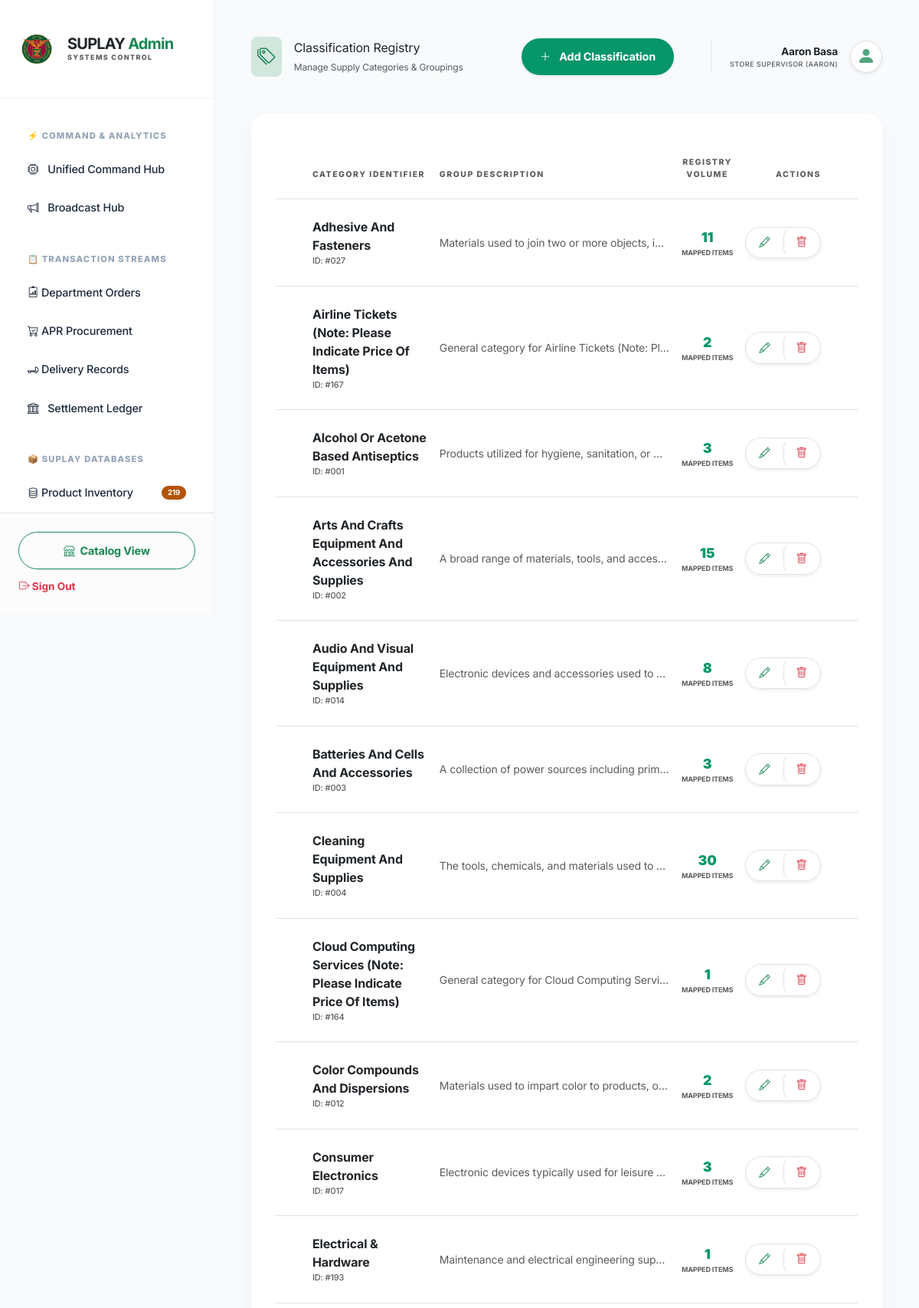
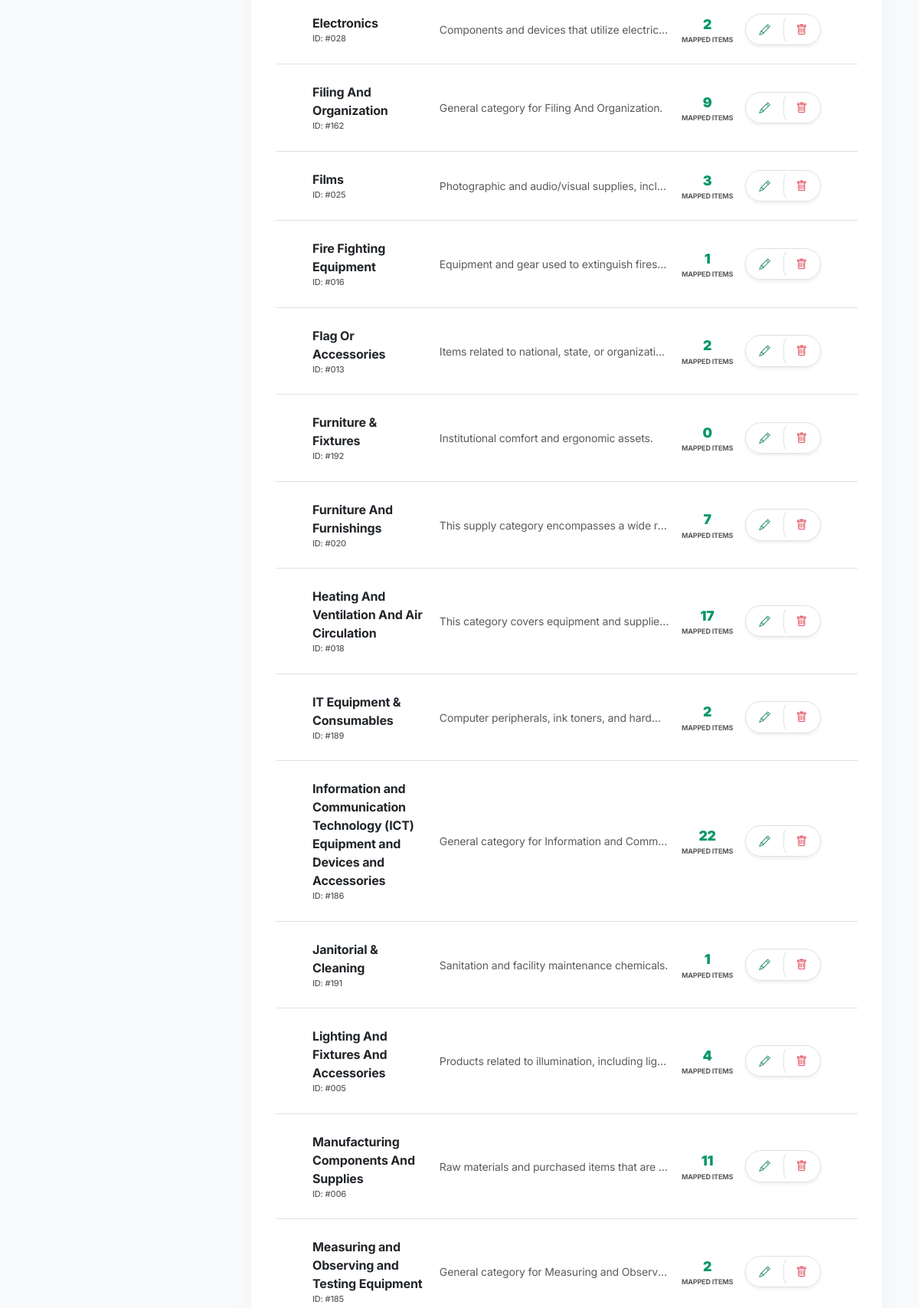
Page /categories/ (signed in, upper part) on the committed database (2 pictures, top to bottom).
### supplies/models.py (models this page shows, shortened)
class UserProfile(models.Model):
    ROLE_CHOICES = [
        ('dept_ao', 'Department Admin Officer'),
        ('unit_head', 'Head of Unit / Office'),
        ('store_ao', 'Store Admin Officer (Egay)'),
        ('store_sup', 'Store Supervisor (Aaron)'),
        ('spmo_chief', 'SSPMO Chief (Isagani)'),
    ]
    user = models.OneToOneField(User, on_delete=models.CASCADE, related_name='profile')
    department = models.ForeignKey(Department, on_delete=models.SET_NULL, null=True, blank=True, related_name='profiles')
    role = models.CharField(max_length=20, choices=ROLE_CHOICES, default='dept_ao')

class Category(models.Model):
    name = models.CharField(max_length=255)
    description = models.TextField(blank=True)
    class Meta:
        verbose_name_plural = "Categories"
        ordering = ['name']

### supplies/views/admin_views.py (the view)
# urls.py: path('categories/', views.category_list, name='category_list'),
@user_passes_test(lambda u: u.is_staff)
def category_list(request):
    base_template = "supplies/admin_base.html"
    if request.headers.get('HX-Request') or request.META.get('HTTP_HX_REQUEST'):
        base_template = "supplies/includes/admin_partial.html"
    categories = Category.objects.annotate(product_count=Count('product')).order_by('name')
    return render(request, 'supplies/category_list.html', {'categories': categories, 'base_template': base_template})

### supplies/context_processors.py (called while the page is built)
def sidebar_pulse(request):
    if not request.user.is_authenticated or not request.user.is_staff:
        return {}
    try:
        pulse_data = {
            'pulse_pending_orders': Order.objects.filter(status='pending').count(),
            'pulse_open_aprs': APRRequest.objects.exclude(status__in=['CLOSED', 'CANCELLED']).count(),
            'pulse_low_stock': Product.objects.filter(stock__lte=F('reorder_point')).count(),
            'pulse_incoming_deliveries': APRRequest.objects.filter(status__in=['SENT', 'PAID', 'PARTIALLY_RECEIVED']).count(),
        }
    except Exception:
        pulse_data = {}
    return pulse_data

### supplies/templates/supplies/category_list.html (shortened to what this page needs)
{% extends base_template|default:'supplies/admin_base.html' %}
{% load static %}
{% block header_title %}
<div class="d-flex align-items-center justify-content-between w-100 pe-4">
    <div class="d-flex align-items-center">
        <div class="bg-success-subtle p-2 rounded-3 me-3" style="background-color: rgba(5, 150, 105, 0.1);">
            <i class="bi bi-tags fs-4 text-success"></i>
        </div>
        <div>
            <span class="text-dark d-block">Classification Registry</span>
            <span class="text-muted small fw-normal" style="font-size: 0.75rem;">Manage Supply Categories & Groupings</span>
        </div>
    </div>
    <a href="{% url 'add_category' %}" hx-get="{% url 'add_category' %}" hx-target="#admin-panel" hx-push-url="true" class="btn btn-success rounded-pill px-4 shadow-sm fw-bold border-0">
        <i class="bi bi-plus-lg me-2"></i> Add Classification
    </a>
</div>
{% endblock %}
{% block content %}
<div class="card border-0 shadow-sm rounded-4 overflow-hidden w-100 mb-5">
    <div class="table-responsive">
        <table class="table table-hover align-middle mb-0">
            <thead class="bg-light-subtle">
                <tr>
                    <th class="ps-5 py-4 text-uppercase small fw-extrabold text-muted ls-wide">Category Identifier</th>
                    <th class="py-4 text-uppercase small fw-extrabold text-muted ls-wide">Group Description</th>
                    <th class="py-4 text-uppercase small fw-extrabold text-muted ls-wide text-center">Registry Volume</th>
                    <th class="pe-5 py-4 text-uppercase small fw-extrabold text-muted ls-wide text-end">Actions</th>
                </tr>
            </thead>
            <tbody class="border-top-0">
                {% for cat in categories %}
                <tr class="office-row">
                    <td class="ps-5 py-4">
                        <div class="fw-bold text-dark fs-6">{{ cat.name }}</div>
                        <div class="text-muted smaller fw-medium" style="font-size: 11px;">ID: #{{ cat.id|stringformat:"03d" }}</div>
                    </td>
                    <td class="py-4">
                        <div class="text-muted small text-truncate" style="max-width: 300px;">{{ cat.description|default:"No description provided" }}</div>
                    </td>
                    <td class="text-center py-4">
                        <div class="fw-black text-Emerald" style="font-size: 1.1rem;">{{ cat.product_count }}</div>
                        <div class="text-muted smaller fw-bold" style="font-size: 9px; text-transform: uppercase;">Mapped Items</div>
                    </td>
                    <td class="pe-5 text-end py-4">
                        <div class="btn-group rounded-pill overflow-hidden border shadow-sm ms-auto" style="width: fit-content;">
                            <a href="{% url 'edit_category' cat.pk %}"
                               hx-get="{% url 'edit_category' cat.pk %}"
                               hx-target="#admin-panel"
                               hx-push-url="true"
                               class="btn btn-white px-3 py-2" title="Edit Category"><i class="bi bi-pencil text-success"></i></a>
                            <form action="{% url 'delete_category' cat.pk %}" method="post" style="display:inline;" onsubmit="return confirm('Delete this classification? Warning: This may affect product mapping.')">
                                <button type="submit" class="btn btn-white px-3 py-2 border-start" title="Delete Category"><i class="bi bi-trash text-danger"></i></button>
                            </form>
                        </div>
                    </td>
                </tr>
                {% endfor %}
            </tbody>
        </table>
    </div>
</div>
{% endblock %}

### supplies/templates/supplies/admin_base.html (shortened to what this page needs)
<!DOCTYPE html>
{% load static %}
<html lang="en">
<head>
    <link href="https://cdn.jsdelivr.net/npm/bootstrap@5.3.0/dist/css/bootstrap.min.css" rel="stylesheet">
    <link rel="stylesheet" href="https://cdn.jsdelivr.net/npm/bootstrap-icons@1.11.0/font/bootstrap-icons.css">
</head>
<body>
    <nav id="sidebar">
        <div class="sidebar-header" style="padding: 2.5rem 1.5rem;">
            <div class="d-flex align-items-center gap-3">
                <img src="{% static 'up_logo_official.png' %}" alt="UP" width="48" height="48" style="object-fit: contain;">
                <div>
                    <div class="fw-bold text-dark fs-5" style="line-height: 1.1; letter-spacing: -0.8px;">SUPLAY <span class="text-success">Admin</span></div>
                    <div class="text-muted fw-extrabold" style="font-size: 9px; text-transform: uppercase; letter-spacing: 0.15em;">Systems Control</div>
                </div>
            </div>
        </div>
        <div class="overflow-y-auto flex-grow-1">
            <div class="sidebar-category">⚡ Command & Analytics</div>
            <a href="{% url 'admin_dashboard' %}" hx-get="{% url 'admin_dashboard' %}" hx-target="#admin-panel" hx-push-url="true" class="nav-link {% if request.resolver_match.url_name == 'admin_dashboard' %}active{% endif %}">
                <i class="bi bi-cpu"></i> Unified Command Hub
            </a>
            <a href="{% url 'broadcast_list' %}" hx-get="{% url 'broadcast_list' %}" hx-target="#admin-panel" hx-push-url="true" class="nav-link {% if request.resolver_match.url_name == 'broadcast_list' %}active{% endif %}">
                <i class="bi bi-megaphone"></i> Broadcast Hub
            </a>
            <div class="sidebar-category">📋 Transaction Streams</div>
            <a href="{% url 'transaction_list' %}" hx-get="{% url 'transaction_list' %}" hx-target="#admin-panel" hx-push-url="true" class="nav-link d-flex align-items-center justify-content-between {% if request.resolver_match.url_name == 'transaction_list' %}active{% endif %}">
                <span><i class="bi bi-clipboard2-data"></i> Department Orders</span>
            </a>
            <a href="{% url 'apr_list' %}" hx-get="{% url 'apr_list' %}" hx-target="#admin-panel" hx-push-url="true" class="nav-link d-flex align-items-center justify-content-between {% if request.resolver_match.url_name == 'apr_list' %}active{% endif %}">
                <span><i class="bi bi-cart-check"></i> APR Procurement</span>
            </a>
            <a href="{% url 'receive_delivery' %}" hx-get="{% url 'receive_delivery' %}" hx-target="#admin-panel" hx-push-url="true" class="nav-link d-flex align-items-center justify-content-between {% if request.resolver_match.url_name == 'receive_delivery' %}active{% endif %}">
                <span><i class="bi bi-truck-flatbed"></i> Delivery Records</span>
            </a>
            <a href="{% url 'settlement_list' %}" hx-get="{% url 'settlement_list' %}" hx-target="#admin-panel" hx-push-url="true" class="nav-link {% if request.resolver_match.url_name == 'settlement_list' %}active{% endif %}">
                <i class="bi bi-bank"></i> Settlement Ledger
            </a>
            <div class="sidebar-category">📦 SUPLAY Databases</div>
            <a href="{% url 'inventory_list' %}" hx-get="{% url 'inventory_list' %}" hx-target="#admin-panel" hx-push-url="true" class="nav-link d-flex align-items-center justify-content-between {% if request.resolver_match.url_name == 'inventory_list' %}active{% endif %}">
                <span><i class="bi bi-database"></i> Product Inventory</span>
                {% if pulse_low_stock > 0 %}
                <span class="badge rounded-pill shadow-sm px-2 py-1" style="font-size: 0.6rem; background-color: #b45309 !important; color: #fff !important;">{{ pulse_low_stock }}</span>
                {% endif %}
            </a>
        </div>
        <div class="mt-auto p-4 border-top bg-light-subtle">
            <a href="{% url 'home' %}" class="btn btn-outline-success w-100 btn-sm mb-2 rounded-pill">
                <i class="bi bi-shop me-1"></i> Catalog View
            </a>
            <form action="{% url 'logout' %}" method="post">
                <button type="submit" class="btn btn-link link-danger p-0 small w-100 text-start text-decoration-none" style="font-size: 0.85rem;">
                    <i class="bi bi-box-arrow-right"></i> Sign Out
                </button>
            </form>
        </div>
    </nav>
    <main class="main-content">
        <div id="admin-panel" class="container-fluid px-0">
            <header class="d-flex align-items-center justify-content-between mb-5">
                <div class="flex-grow-1 d-flex align-items-center">
                    {% block header_title %}{% endblock %}
                </div>
                <div class="d-flex align-items-center gap-3 ms-4 ps-4 border-start" style="border-color: #e2e8f0 !important;">
                    <div class="text-end d-none d-md-block">
                        <div class="fw-bold text-dark" style="font-size: 0.85rem;">{{ user.get_full_name|default:user.username }}</div>
                        <div class="text-muted fw-medium text-uppercase" style="font-size: 9px; letter-spacing: 0.05em;">{{ user.profile.get_role_display|default:"System Admin" }}</div>
                    </div>
                    <div class="bg-white p-1 rounded-circle shadow-sm border" style="width: 42px; height: 42px; display: flex; align-items: center; justify-content: center;">
                        <i class="bi bi-person-fill fs-4 text-success opacity-75"></i>
                    </div>
                </div>
            </header>
            {% block content %}{% endblock %}
        </div>
    </main>
</body>
</html>

### supplies/templates/supplies/admin_base.html (style rules this page uses)
:root { --spmo-emerald: #059669; --spmo-bg: #f8fafc; --spmo-border: #eef2f6; --spmo-text: #1e293b; --spmo-text-muted: #64748b; --sidebar-width: 280px; }
body { font-family: 'Inter', system-ui, -apple-system, sans-serif; background-color: var(--spmo-bg); color: var(--spmo-text); overflow-x: hidden; letter-spacing: -0.01em; }
#sidebar { width: var(--sidebar-width); height: 100vh; position: fixed; left: 0; top: 0; background: white; border-right: 1px solid var(--spmo-border); z-index: 1000; display: flex; flex-direction: column; }
.main-content { margin-left: var(--sidebar-width); min-height: 100vh; padding: 3rem; }
.nav-link { color: var(--spmo-text); font-weight: 500; padding: 0.8rem 1.25rem; border-radius: 12px; margin: 0.2rem 1rem; display: flex; align-items: center; gap: 12px; transition: all 0.2s cubic-bezier(0.4, 0, 0.2, 1); font-size: 0.9rem; }
.sidebar-header { padding: 2rem 1.5rem; border-bottom: 1px solid var(--spmo-border); margin-bottom: 0.5rem; }
.sidebar-category { font-size: 0.7rem; font-weight: 800; color: #94a3b8; text-transform: uppercase; letter-spacing: 0.1em; padding: 2rem 1.5rem 0.5rem 2.25rem; }
.card, .stat-card { background: white !important; border-radius: 20px !important; padding: 2rem !important; border: none !important; box-shadow: 0 1px 2px rgba(0,0,0,0.02), 0 8px 24px rgba(149, 157, 165, 0.08) !important; transition: transform 0.2s ease; }
.btn { padding: 0.8rem 1.5rem; border-radius: 12px; font-weight: 700; font-size: 0.9rem; transition: all 0.2s; }
#admin-panel { transition: all 0.3s ease; width: 100%; }
#admin-panel .card, #admin-panel .row { width: 100% !important; margin-right: 0 !important; margin-left: 0 !important; }
.btn-success { background-color: var(--spmo-emerald) !important; border: none !important; }

### supplies/templates/supplies/category_list.html (style rules this page uses)
.ls-wide { letter-spacing: 0.15em; font-size: 0.65rem !important; }
.fw-extrabold { font-weight: 800; }
.fw-black { font-weight: 900; }
.text-Emerald { color: #059669; }

### rows in the picture
Category: name "Adhesive And Fasteners", id "027", description "Materials used to join two or more objects, i…", product_count "11"
Category: name "Airline Tickets (Note: Please Indicate Price Of Items)", id "167", description "General category for Airline Tickets (Note: Pl…", product_count "2"
Category: name "Alcohol Or Acetone Based Antiseptics", id "001", description "Products utilized for hygiene, sanitation, or…", product_count "3"
Category: name "Arts And Crafts Equipment And Accessories And Supplies", id "002", description "A broad range of materials, tools, and acces…", product_count "15"
Category: name "Audio And Visual Equipment And Supplies", id "014", description "Electronic devices and accessories used to…", product_count "8"
Category: name "Batteries And Cells And Accessories", id "003", description "A collection of power sources including prim…", product_count "3"
Category: name "Cleaning Equipment And Supplies", id "004", description "The tools, chemicals, and materials used to…", product_count "30"
Category: name "Cloud Computing Services (Note: Please Indicate Price Of Items)", id "164", description "General category for Cloud Computing Servi…", product_count "1"
Category: name "Color Compounds And Dispersions", id "012", description "Materials used to impart color to products, o…", product_count "2"
Category: name "Consumer Electronics", id "017", description "Electronic devices typically used for leisure…", product_count "3"
Category: name "Electrical & Hardware", id "193", description "Maintenance and electrical engineering sup…", product_count "1"
Category: name "Electronics", id "028", description "Components and devices that utilize electric…", product_count "2"
Category: name "Filing And Organization", id "162", description "General category for Filing And Organization.", product_count "9"
Category: name "Films", id "025", description "Photographic and audio/visual supplies, incl…", product_count "3"
Category: name "Fire Fighting Equipment", id "016", description "Equipment and gear used to extinguish fires…", product_count "1"
Category: name "Flag Or Accessories", id "013", description "Items related to national, state, or organizati…", product_count "2"
Category: name "Furniture & Fixtures", id "192", description "Institutional comfort and ergonomic assets.", product_count "0"
Category: name "Furniture And Furnishings", id "020", description "This supply category encompasses a wide r…", product_count "7"
Category: name "Heating And Ventilation And Air Circulation", id "018", description "This category covers equipment and supplie…", product_count "17"
Category: name "IT Equipment & Consumables", id "189", description "Computer peripherals, ink toners, and hard…", product_count "2"
Category: name "Information and Communication Technology (ICT) Equipment and Devices and Accessories", id "186", description "General category for Information and Comm…", product_count "22"
Category: name "Janitorial & Cleaning", id "191", description "Sanitation and facility maintenance chemicals.", product_count "1"
Category: name "Lighting And Fixtures And Accessories", id "005", description "Products related to illumination, including lig…", product_count "4"
Category: name "Manufacturing Components And Supplies", id "006", description "Raw materials and purchased items that are…", product_count "11"
Category: name "Measuring and Observing and Testing Equipment", id "185", description "General category for Measuring and Observ…", product_count "2"

### other values in the picture
{{ pulse_low_stock }} "219"
{{ user.get_full_name|default:user.username }} "Aaron Basa"
{{ user.profile.get_role_display|default:"System Admin" }} "STORE SUPERVISOR (AARON)"
